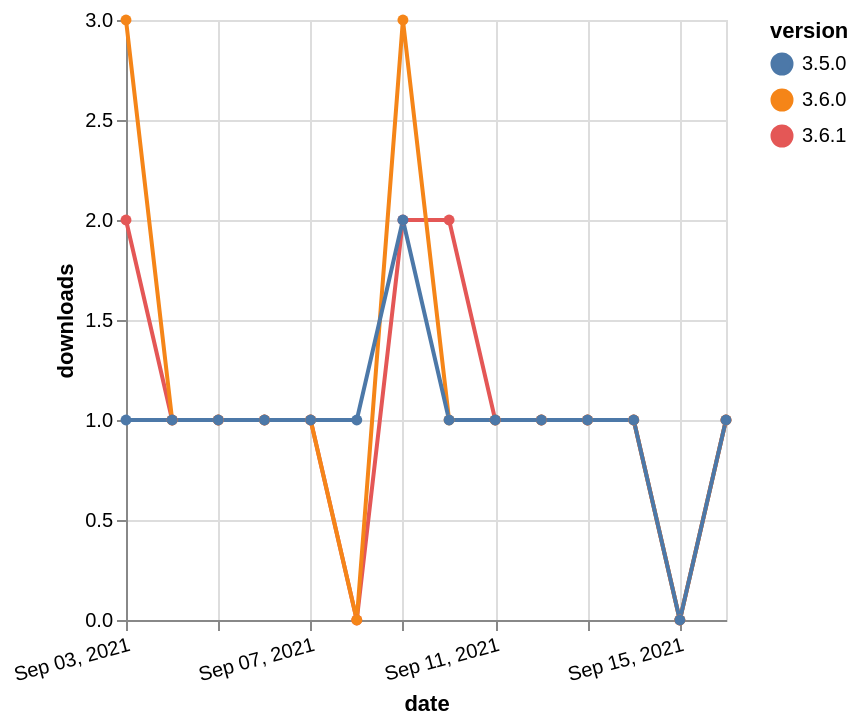

The Vega-Lite source for this figure:
### Vega-Lite specification from a JSON file in a GitHub repository (floating-point values rounded to 4 significant figures)
{"$schema": "https://vega.github.io/schema/vega-lite/v5.json", "description": "A simple bar chart with embedded data.", "data": {"values": [{"date": "2021-09-03", "total": 49, "delta": 2, "version": "3.6.1"}, {"date": "2021-09-04", "total": 50, "delta": 1, "version": "3.6.1"}, {"date": "2021-09-05", "total": 51, "delta": 1, "version": "3.6.1"}, {"date": "2021-09-06", "total": 52, "delta": 1, "version": "3.6.1"}, {"date": "2021-09-07", "total": 53, "delta": 1, "version": "3.6.1"}, {"date": "2021-09-08", "total": 53, "delta": 0, "version": "3.6.1"}, {"date": "2021-09-09", "total": 55, "delta": 2, "version": "3.6.1"}, {"date": "2021-09-10", "total": 57, "delta": 2, "version": "3.6.1"}, {"date": "2021-09-11", "total": 58, "delta": 1, "version": "3.6.1"}, {"date": "2021-09-12", "total": 59, "delta": 1, "version": "3.6.1"}, {"date": "2021-09-13", "total": 60, "delta": 1, "version": "3.6.1"}, {"date": "2021-09-14", "total": 61, "delta": 1, "version": "3.6.1"}, {"date": "2021-09-15", "total": 61, "delta": 0, "version": "3.6.1"}, {"date": "2021-09-16", "total": 62, "delta": 1, "version": "3.6.1"}, {"date": "2021-09-03", "total": 108, "delta": 3, "version": "3.6.0"}, {"date": "2021-09-04", "total": 109, "delta": 1, "version": "3.6.0"}, {"date": "2021-09-05", "total": 110, "delta": 1, "version": "3.6.0"}, {"date": "2021-09-06", "total": 111, "delta": 1, "version": "3.6.0"}, {"date": "2021-09-07", "total": 112, "delta": 1, "version": "3.6.0"}, {"date": "2021-09-08", "total": 112, "delta": 0, "version": "3.6.0"}, {"date": "2021-09-09", "total": 115, "delta": 3, "version": "3.6.0"}, {"date": "2021-09-10", "total": 116, "delta": 1, "version": "3.6.0"}, {"date": "2021-09-11", "total": 117, "delta": 1, "version": "3.6.0"}, {"date": "2021-09-12", "total": 118, "delta": 1, "version": "3.6.0"}, {"date": "2021-09-13", "total": 119, "delta": 1, "version": "3.6.0"}, {"date": "2021-09-14", "total": 120, "delta": 1, "version": "3.6.0"}, {"date": "2021-09-15", "total": 120, "delta": 0, "version": "3.6.0"}, {"date": "2021-09-16", "total": 121, "delta": 1, "version": "3.6.0"}, {"date": "2021-09-03", "total": 135, "delta": 1, "version": "3.5.0"}, {"date": "2021-09-04", "total": 136, "delta": 1, "version": "3.5.0"}, {"date": "2021-09-05", "total": 137, "delta": 1, "version": "3.5.0"}, {"date": "2021-09-06", "total": 138, "delta": 1, "version": "3.5.0"}, {"date": "2021-09-07", "total": 139, "delta": 1, "version": "3.5.0"}, {"date": "2021-09-08", "total": 140, "delta": 1, "version": "3.5.0"}, {"date": "2021-09-09", "total": 142, "delta": 2, "version": "3.5.0"}, {"date": "2021-09-10", "total": 143, "delta": 1, "version": "3.5.0"}, {"date": "2021-09-11", "total": 144, "delta": 1, "version": "3.5.0"}, {"date": "2021-09-12", "total": 145, "delta": 1, "version": "3.5.0"}, {"date": "2021-09-13", "total": 146, "delta": 1, "version": "3.5.0"}, {"date": "2021-09-14", "total": 147, "delta": 1, "version": "3.5.0"}, {"date": "2021-09-15", "total": 147, "delta": 0, "version": "3.5.0"}, {"date": "2021-09-16", "total": 148, "delta": 1, "version": "3.5.0"}]}, "width": "container", "mark": {"type": "line", "point": {"filled": true}}, "encoding": {"x": {"field": "date", "type": "temporal", "timeUnit": "yearmonthdate", "title": "date", "axis": {"labelAngle": -15}}, "y": {"field": "delta", "type": "quantitative", "title": "downloads"}, "color": {"field": "version", "type": "nominal"}, "tooltip": {"field": "delta"}}}
